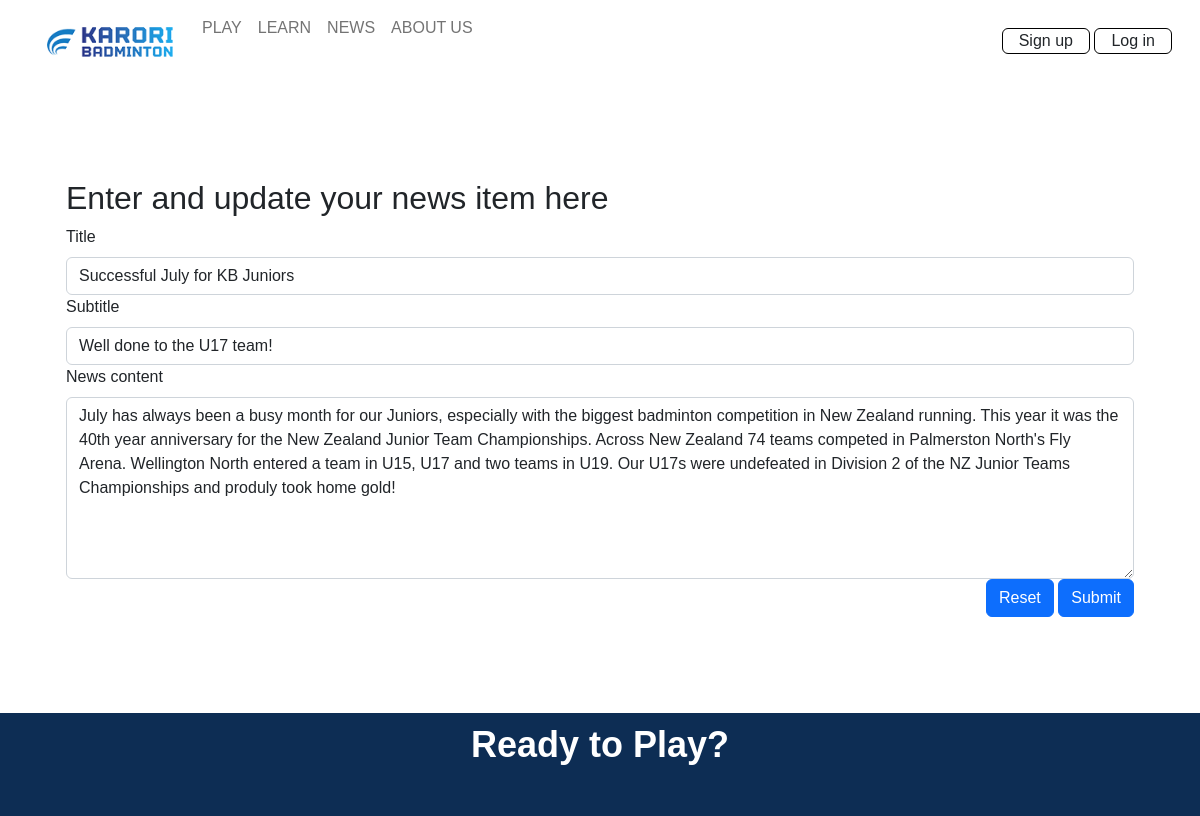
/news_cud?id=2&task=update, run on the app's committed database.
### tables this page shows
CREATE TABLE news(
    news_id integer primary key autoincrement not null,
    title text not null unique,
    subtitle text not null unique,
    content text not null unique,
    newsdate date not null,
    member_id integer not null,
    foreign key(member_id) references member(member_id)
);

### server.py (the view, shortened to what this page needs)
@app.route('/news_cud', methods=['GET', 'POST'])
def news_cud():
    data = request.args
    required_keys = ['id', 'task']
    for k in required_keys:
        if k not in data.keys():
            message = "Do not know what to do with create read update on news (key not present)"
            return render_template('error.html', message=message)
    if request.method == "GET":
        if data['task'] == 'delete':
            sql = "delete from news where news_id = ?"
            values_tuple = (data['id'],)
            result = run_commit_query(sql, values_tuple, db_path)
            return redirect(url_for('news'))
        elif data['task'] == 'update':
            sql = """ select title, subtitle, content from news where news_id=?"""
            values_tuple = (data['id'],)
            result = run_search_query_tuples(sql, values_tuple, db_path, True)
            result = result[0]
            return render_template("news_cud.html",
                                   **result,
                                   id=data['id'],
                                   task=data['task'])
        else:
            message = "Unrecognised task coming from news page"
            return render_template('error.html', message=message)

### db_functions.py (called while the page is built)
def run_search_query_tuples(sql_query ,values_tuple, file_path, rowfactory=False):
    result = None
    try:
        db = sqlite3.connect(file_path)
        if rowfactory:
            db.row_factory = sqlite3.Row
        cursor = db.cursor()
        cursor.execute(sql_query ,values_tuple)
        result = cursor.fetchall()
        cursor.close()
    except sqlite3.Error as error:
        print("Error running search query tuples: {}".format(error))
        return None
    db.close()
    if result is None:
        print("No search values were found")
    return result

### templates/news_cud.html
{% extends "layout.html" %}
{% block content %}
<div class="container-lg py-sm-5 py-1">
  <div class="news p-4 my-4">
      <h2> Enter and update your news item here </h2>
    <form action="{{url_for('news_cud', id=id, task=task)}}" method="POST">
        <div>
            <label for="title" class="form-label">Title</label>
            <input type="text" class="form-control" id="title" name="title" placeholder="" value="{{title}}" required>
        </div>
        <div>
            <label for="subtitle" class="form-label">Subtitle</label>
            <input type="text" class="form-control" id="subtitle" name="subtitle" placeholder="" value="{{subtitle}}" required>
        </div>
        <div>
             <label for="content" class="form-label">News content</label>
            <textarea class="form-control" id="content" name="content" rows="7" required>{{content}}</textarea>
        </div>
        <div class="text-end">
            <button type="reset" class="btn btn-primary">Reset</button>
            <button  type="submit" class="btn btn-primary">Submit</button>
        </div>
    </form>
  </div>
</div>
{% endblock %}

### static/styles.css (style rules this page uses)
:root { --white: rgb(255, 255, 255); --cream: rgb(253, 246, 236); --grey: rgb(150, 150, 150); --light-blue: rgba(19, 127, 185, 0.1); --blue: rgb(19, 127, 185); --dark-blue: rgb(13, 44, 84); --light-grey: rgba(150, 150, 150, 0.1); --transparent: rgba(0, 0, 0, 0); }
* { margin: 0; padding: 0; font-family: 'Poppins', sans-serif; }
label, input[type="text"], input[type="email"], textarea { font-size: 1em !important; }

### data on the page
news: title "Successful July for KB Juniors", subtitle "Well done to the U17 team!", content "July has always been a busy month for our Juniors, especially with the biggest badminton competition in New Zealand running. This year it was the 40th year anniversary for the New Zealand Junior Team Championships. Across New Zealand 74 teams competed in Palmerston North's Fly Arena. Wellington North entered a team in U15, U17 and two teams in U19. Our U17s were undefeated in Division 2 of the NZ Junior Teams Championships and produly took home gold!"
